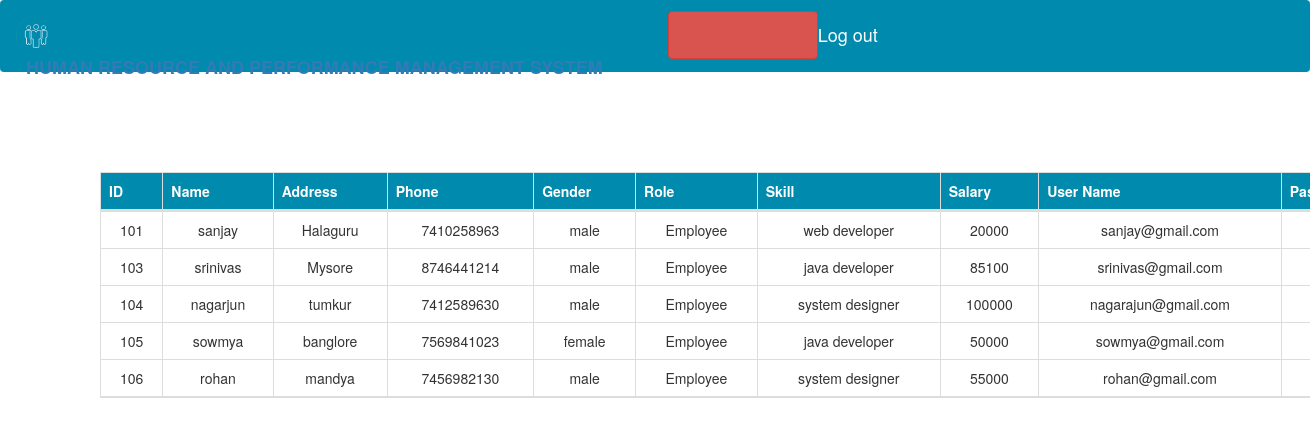
The app's page /Admin/viewemployee.php (signed in) with its own data.
### tables this page shows
CREATE TABLE `employee` (
  `Emp_id` int(11) NOT NULL,
  `name` varchar(25) DEFAULT NULL,
  `address` varchar(50) DEFAULT NULL,
  `phone` decimal(10,0) DEFAULT NULL,
  `gender` varchar(6) DEFAULT NULL,
  `role` varchar(20) DEFAULT NULL,
  `Skill` varchar(20) DEFAULT NULL,
  `salary` int(11) DEFAULT NULL,
  `username` varchar(35) DEFAULT NULL,
  `password` varchar(15) DEFAULT NULL,
  `rateing` float DEFAULT NULL
);

### Admin/viewemployee.php (the view, shortened to what this page needs)
<?php
   include "../db.php";
if (isset($_SESSION['Aid'])) {
    $query="select * from employee where role='employee';";
    $result=mysqli_query($mysqli,$query);
     }
else{
header("location:http://".$_SERVER['HTTP_HOST'].dirname($_SERVER['PHP_SELF'])."/login.php");
exit();
}
?>
<!DOCTYPE html>
<html lang="en">
<head>
    <link rel="stylesheet" href="../css/bootstrap.min.css">
    <link rel="stylesheet" href="../css/font-awesome-4.7.0/css/font-awesome.css">
</head>
<body>
    <nav class="navbar navbar-dark bg-cus">
  <a class="navbar-brand" href="#">
    <img src="../images/hiring-1-300x300.png" width="40" height="40" class="d-inline-block align-top" alt="">
     <b style="padding: 10px;">HUMAN RESOURCE AND PERFORMANCE MANAGEMENT SYSTEM</b>
      <ul class="nav nav-pills my-ul">
         <li class="nav-item">
          <a class="btn btn-danger" href="logout.php" role="button">Log out</a>
          </li>
      </ul>
  </a>
</nav>
        <table class="table table-bordered text-center container" style="margin:100px;">
       <thead>
           <tr>
               <th scope="col">ID</th>
               <th scope="col">Name</th>
               <th scope="col">Address</th>
               <th scope="col">Phone</th>
               <th scope="col">Gender</th>
               <th scope="col">Role</th>
               <th scope="col">Skill</th>
               <th scope="col">Salary</th>
               <th scope="col">User Name</th>
               <th scope="col">Password</th>
           </tr>
       </thead>
       <tbody>
             <?php
     while ($row=mysqli_fetch_assoc($result)){
           echo "<tr>";
               echo "<td>".$row['Emp_id']."</td>";
               echo "<td>".$row['name']."</td>";
               echo "<td>".$row['address']."</td>";
               echo "<td>".$row['phone']."</td>";
               echo "<td>".$row['gender']."</td>";
               echo "<td>".$row['role']."</td>";
               echo "<td>".$row['Skill']."</td>";
               echo "<td>".$row['salary']."</td>";
               echo "<td>".$row['username']."</td>";
               echo "<td>".$row['password']."</td>";
           echo "</tr>";
     }
?>
       </tbody>
   </table>
    </body>
</html>

### Admin/viewemployee.php (style rules this page uses)
.my-ul li { padding: 10px; }
.my-ul li a { width: 150px; font-size: 18px; }
.bg-cus { background-color:#008aad; }
th { background-color:#008aad; color: white; }

### records on screen
employee: Emp_id "101", name "sanjay", address "Halaguru", phone "7410258963", gender "male", role "Employee", Skill "web developer", salary "20000", username "sanjay@gmail.com"
employee: Emp_id "103", name "srinivas", address "Mysore", phone "8746441214", gender "male", role "Employee", Skill "java developer", salary "85100", username "srinivas@gmail.com"
employee: Emp_id "104", name "nagarjun", address "tumkur", phone "7412589630", gender "male", role "Employee", Skill "system designer", salary "100000", username "nagarajun@gmail.com"
employee: Emp_id "105", name "sowmya", address "banglore", phone "7569841023", gender "female", role "Employee", Skill "java developer", salary "50000", username "sowmya@gmail.com"
employee: Emp_id "106", name "rohan", address "mandya", phone "7456982130", gender "male", role "Employee", Skill "system designer", salary "55000", username "rohan@gmail.com"
